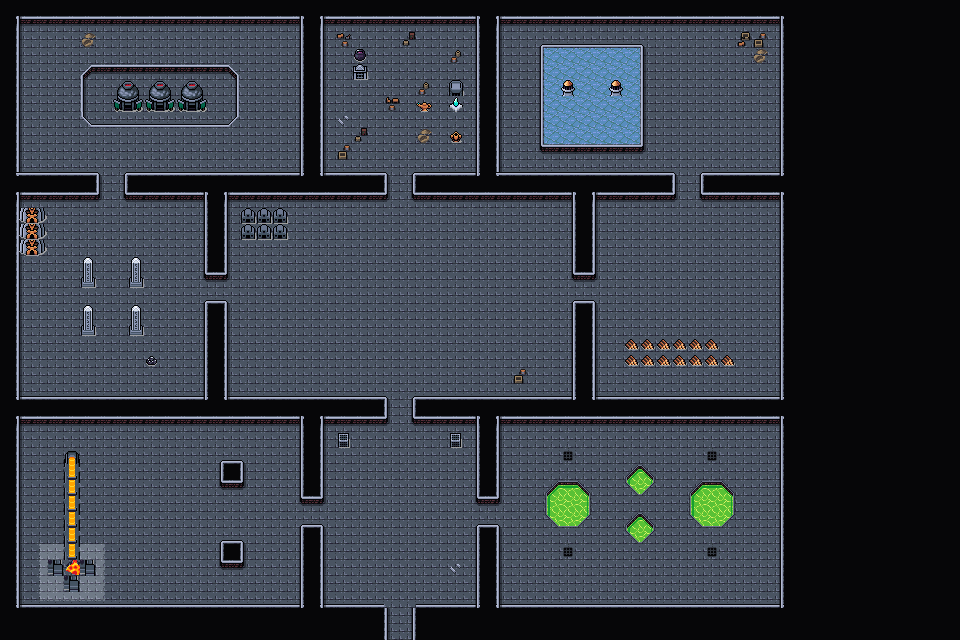

This is a level from a 2D game, rendered from its Tiled map with the project's own tilesets. A one-line summary and the map file follow, with tile-layer data summarised:
An orthogonal 60x40 tile map with 16x16 px tiles, 4 tile layers (Collision, Floor and Walls, Walls Supplementary, Clutter), 2 tilesets and 44 objects.

<map version="1.10" tiledversion="1.10.1" orientation="orthogonal" renderorder="right-down" width="60" height="40" tilewidth="16" tileheight="16" infinite="0" nextlayerid="9" nextobjectid="112">
 <editorsettings>
  <export target="wastetown..tmx" format="tmx" />
 </editorsettings>
 <tileset firstgid="1" source="../../tileset/main.tsx" />
 <tileset firstgid="10113" source="../../tileset/buildings.tsx" />
 <layer id="6" name="Collision" width="60" height="40">
  <data>[2400 cells, 139 non-empty, 14 distinct tile ids]</data>
 </layer>
 <layer id="7" name="Floor and Walls" width="60" height="40">
  <data>[2400 cells, 2400 non-empty, 14 distinct tile ids]</data>
 </layer>
 <layer id="8" name="Walls Supplementary" width="60" height="40">
  <data>[2400 cells, 96 non-empty, 19 distinct tile ids]</data>
 </layer>
 <layer id="3" name="Clutter" width="60" height="40">
  <properties>
   <property name="spriteLayer" type="bool" value="true" />
  </properties>
  <data>[2400 cells, 87 non-empty, 38 distinct tile ids]</data>
 </layer>
 <objectgroup id="4" name="Objects">
  <object id="38" template="../../obj/entry_up.tx" x="392.003" y="638.664">
   <properties>
    <property name="teleport" value="" />
   </properties>
  </object>
  <object id="50" template="../../obj/enemy.tx" x="106.181" y="166.685">
   <properties>
    <property name="enemy" value="Adept Red Wizard" />
    <property name="threatRange" type="int" value="60" />
    <property name="waypoints" value="90,91,92,93" />
   </properties>
  </object>
  <object id="62" template="../../obj/gold.tx" x="547.852" y="224.711" />
  <object id="65" template="../../obj/gold.tx" x="738.057" y="61.529" />
  <object id="68" template="../../obj/enemy.tx" x="160.011" y="299.838">
   <properties>
    <property name="enemy" value="Construct" />
    <property name="threatRange" type="int" value="60" />
    <property name="waypoints" value="86,88,87,89" />
   </properties>
  </object>
  <object id="69" template="../../obj/enemy.tx" x="679.919" y="131.209">
   <properties>
    <property name="enemy" value="Adept Blue Wizard" />
    <property name="threatRange" type="int" value="60" />
    <property name="waypoints" value="111,99,98" />
   </properties>
  </object>
  <object id="72" template="../../obj/gold.tx" x="380.667" y="49.1666" />
  <object id="73" template="../../obj/enemy.tx" x="392.5" y="437.5">
   <properties>
    <property name="enemy" value="Construct" />
    <property name="threatRange" type="int" value="30" />
   </properties>
  </object>
  <object id="74" template="../../obj/booster.tx" x="740.667" y="390.667">
   <properties>
    <property name="reward">[
  {
    "editions": [ "5DN" ],
    "type": "card",
    "count": 10,
    "rarity": [ "Common" ]
  },
  {
    "editions": [ "5DN" ],
    "type": "card",
    "count": 3,
    "rarity": [ "Uncommon" ]
  },
  {
    "editions": [ "5DN" ],
    "type": "card",
    "count": 1,
    "rarity": [ "Rare", "Mythic Rare" ]
  }
]
</property>
   </properties>
  </object>
  <object id="75" template="../../obj/enemy.tx" x="642" y="303.333">
   <properties>
    <property name="enemy" value="Adept Blue Wizard" />
    <property name="threatRange" type="int" value="60" />
    <property name="waypoints" value="101,100,102" />
   </properties>
  </object>
  <object id="77" template="../../obj/gold.tx" x="38.6667" y="506.667" />
  <object id="78" template="../../obj/treasure.tx" x="279.333" y="45.3333">
   <properties>
    <property name="reward">[{
  "type": "randomCard",
  "count": 1,
  "rarity": [ "rare", "mythic rare" ],
  "colors": [ "colorID" ]
},{
  "type": "randomCard",
  "count": 4,
  "rarity": [ "uncommon" ],
  "addMaxCount": 2
}]</property>
    <property name="spawn.Hard" type="bool" value="false" />
   </properties>
  </object>
  <object id="79" template="../../obj/manashards.tx" x="434" y="48.6667" />
  <object id="80" template="../../obj/manashards.tx" x="750.667" y="500" />
  <object id="81" template="../../obj/manashards.tx" x="224.667" y="449.333" />
  <object id="82" template="../../obj/enemy.tx" x="168" y="524">
   <properties>
    <property name="enemy" value="Construct" />
    <property name="threatRange" type="int" value="90" />
    <property name="waypoints" value="109,108,107,108" />
   </properties>
  </object>
  <object id="83" template="../../obj/enemy.tx" x="603.333" y="514.667">
   <properties>
    <property name="enemy" value="Construct" />
    <property name="threatRange" type="int" value="60" />
    <property name="waypoints" value="106,105,104,103" />
   </properties>
  </object>
  <object id="84" template="../../obj/enemy.tx" x="410.667" y="227.333">
   <properties>
    <property name="enemy" value="Construct" />
    <property name="threatRange" type="int" value="75" />
    <property name="waypoints" value="95,94,96,97" />
   </properties>
  </object>
  <object id="86" template="../../obj/waypoint.tx" x="172" y="382.667" />
  <object id="87" template="../../obj/waypoint.tx" x="61.3333" y="235.333" />
  <object id="88" template="../../obj/waypoint.tx" x="46" y="384.667" />
  <object id="89" template="../../obj/waypoint.tx" x="174.667" y="230.667" />
  <object id="90" template="../../obj/waypoint.tx" x="268" y="162" />
  <object id="91" template="../../obj/waypoint.tx" x="240.667" y="51.3333" />
  <object id="92" template="../../obj/waypoint.tx" x="46.6667" y="51.3333" />
  <object id="93" template="../../obj/waypoint.tx" x="39.3333" y="160.667" />
  <object id="94" template="../../obj/waypoint.tx" x="532.667" y="388.667" />
  <object id="95" template="../../obj/waypoint.tx" x="524" y="230.667" />
  <object id="96" template="../../obj/waypoint.tx" x="270" y="380" />
  <object id="97" template="../../obj/waypoint.tx" x="298.667" y="232.667" />
  <object id="98" template="../../obj/waypoint.tx" x="684" y="58.6667" />
  <object id="99" template="../../obj/waypoint.tx" x="751.333" y="146" />
  <object id="100" template="../../obj/waypoint.tx" x="680" y="301.333" />
  <object id="101" template="../../obj/waypoint.tx" x="681.333" y="216.667" />
  <object id="102" template="../../obj/waypoint.tx" x="601.333" y="299.333" />
  <object id="103" template="../../obj/waypoint.tx" x="593.333" y="459.333" />
  <object id="104" template="../../obj/waypoint.tx" x="668.667" y="452" />
  <object id="105" template="../../obj/waypoint.tx" x="672" y="593.333" />
  <object id="106" template="../../obj/waypoint.tx" x="602" y="594" />
  <object id="107" template="../../obj/waypoint.tx" x="162.667" y="455.333" />
  <object id="108" template="../../obj/waypoint.tx" x="88.6667" y="526" />
  <object id="109" template="../../obj/waypoint.tx" x="275.333" y="520.667" />
  <object id="110" template="../../obj/enemy.tx" x="394" y="372.667">
   <properties>
    <property name="enemy" value="Construct" />
    <property name="threatRange" type="int" value="75" />
    <property name="waypoints" value="95,94,96,97" />
   </properties>
  </object>
  <object id="111" template="../../obj/waypoint.tx" x="654.667" y="166" />
 </objectgroup>
</map>
